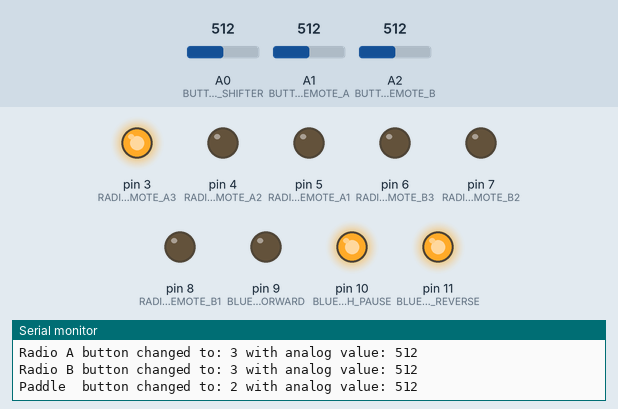
Recording of a sketch running on a simulated Arduino Uno, built with avr-gcc and run on an emulated ATmega328P. Parts: output pins drawn as LEDs (lit = HIGH), the last lines printed to the serial monitor. Inputs (shaded band) come from the test bench; at power-on: A0 (BUTTON_PADDLE_SHIFTER) = 512, A1 (BUTTON_RADIO_REMOTE_A) = 512, A2 (BUTTON_RADIO_REMOTE_B) = 512.

Above: at 1.2 s.
1.3 s: A0 (BUTTON_PADDLE_SHIFTER) set to 632
2.8 s: A0 (BUTTON_PADDLE_SHIFTER) set to 664
At 4.0 s:
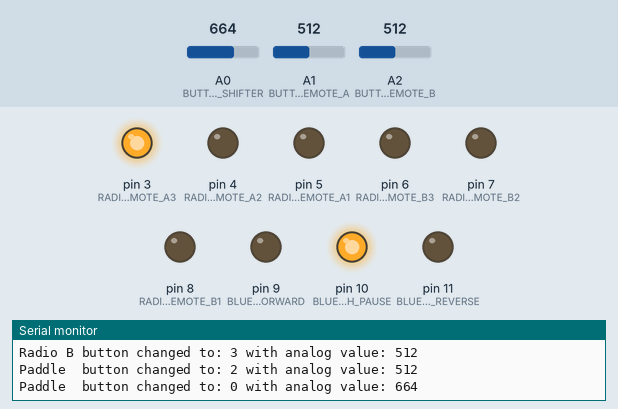
4.3 s: A1 (BUTTON_RADIO_REMOTE_A) set to 643
5.8 s: A1 (BUTTON_RADIO_REMOTE_A) set to 663
At 6.4 s:
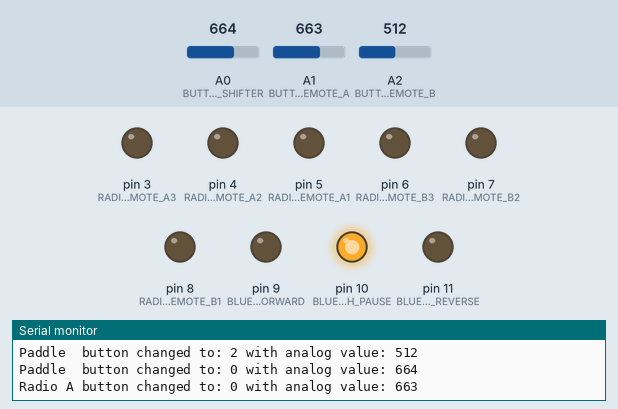
7.3 s: A2 (BUTTON_RADIO_REMOTE_B) set to 639
8.8 s: A2 (BUTTON_RADIO_REMOTE_B) set to 672
At 9.9 s:
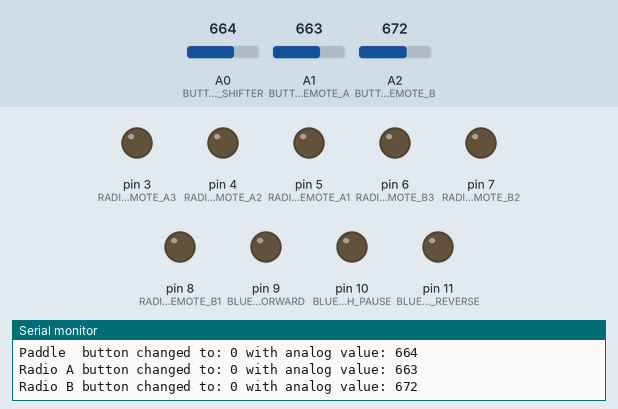
Timing chart, 0 to 11.3 s (numbered marks = the images above; inputs shaded):
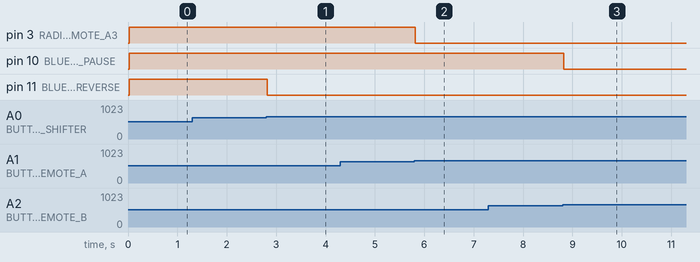

The sketch:

alfaromeo_stereo_bluetooth_controls.ino
```cpp
#define DEBUG  // Comment this line to disable debug prints

// Output pins

const int RADIO_REMOTE_A1 = 5; // = Volume down
const int RADIO_REMOTE_A2 = 4; // = Volume up
const int RADIO_REMOTE_A3 = 3; // = Mute

const int RADIO_REMOTE_B1 = 8; // = Channel down
const int RADIO_REMOTE_B2 = 7; // = Channel up
const int RADIO_REMOTE_B3 = 6; // = Source

const int BLUETOOTH_FORWARD = 9;
const int BLUETOOTH_PAUSE   = 10;
const int BLUETOOTH_REVERSE = 11;

// Input pins

const int BUTTON_RADIO_REMOTE_A = A1;
const int BUTTON_RADIO_REMOTE_B = A2;
const int BUTTON_PADDLE_SHIFTER = A0;

// Expected ADC values for the buttons:

const int BUTTON1_ADC = 64;
const int BUTTON2_ADC = 147;
const int BUTTON3_ADC = 286;

// Expected ADC values for the paddles:

const int PADDLE_ADC_PLUS  = 254;
const int PADDLE_ADC_MINUS = 512;
const int PADDLE_ADC_NONE  = 780;

// Timing:

const unsigned long DEBOUNCE_DELAY = 20; // debounce delay
const unsigned long BLUETOOTH_PRESS_TIME = 100; // min time to press bluetooth buttons


#ifdef DEBUG
  #define DEBUG_PRINT(x) Serial.print(x)
  #define DEBUG_PRINTLN(x) Serial.println(x)
#else
  #define DEBUG_PRINT(x)
  #define DEBUG_PRINTLN(x)
#endif


// Input analog values
int button_radio_remote_a_value = 0;
int button_radio_remote_b_value = 0;
int button_paddle_shifter_value = 0;

// Button readings
int radio_a_reading = 0;
int radio_b_reading = 0;
int paddle_reading = 0;

// Button states
int radio_a_button = 0;
int radio_b_button = 0;
int paddle_button = 0;

// Previous states for debounce
int previous_radio_a_button = 0;
int previous_radio_b_button = 0;
int previous_paddle_button  = 0;

// Debounce timing
unsigned long last_debounce_time_radio_a = 0;
unsigned long last_debounce_time_radio_b = 0;
unsigned long last_debounce_time_paddle  = 0;

// Button timing
unsigned long bluetooth_last_pressed = 0;

// Output states
int radio_remote_a1_state = LOW;
int radio_remote_a2_state = LOW;
int radio_remote_a3_state = LOW;

int radio_remote_b1_state = LOW;
int radio_remote_b2_state = LOW;
int radio_remote_b3_state = LOW;

int bluetooth_forward_state = LOW;
int bluetooth_pause_state   = LOW;
int bluetooth_reverse_state = LOW;


// Dynamically calculated thresholds
const int THRESHOLD_BUTTON_1   = (BUTTON1_ADC + 0) / 2;
const int THRESHOLD_BUTTON_1_2 = (BUTTON1_ADC + BUTTON2_ADC) / 2;
const int THRESHOLD_BUTTON_2_3 = (BUTTON2_ADC + BUTTON3_ADC) / 2;
const int THRESHOLD_BUTTON_3   = (BUTTON3_ADC + 1023) / 2;

const int THRESHOLD_PADDLE_PLUS       = (PADDLE_ADC_PLUS + 0) / 2;
const int THRESHOLD_PADDLE_PLUS_MINUS = (PADDLE_ADC_PLUS + PADDLE_ADC_MINUS) / 2;
const int THRESHOLD_PADDLE_MINUS_NONE = (PADDLE_ADC_MINUS + PADDLE_ADC_NONE) / 2;

// Function to detect button based on analog value
int detectButton(int adc_value) {
  if (adc_value >= THRESHOLD_BUTTON_3) return 0;        // No button pressed
  else if (adc_value < THRESHOLD_BUTTON_1) return 0;    // The wire is shorted to ground
  else if (adc_value < THRESHOLD_BUTTON_1_2) return 1;  // Closest to button 1
  else if (adc_value < THRESHOLD_BUTTON_2_3) return 2;  // Between button 1 and 3
  else return 3;                                        // Closest to button 3
}

// Paddle detection function
int detectPaddle(int adc_value) {
  if (adc_value < THRESHOLD_PADDLE_PLUS) return 0;             // The wire is shorted to ground
  else if (adc_value < THRESHOLD_PADDLE_PLUS_MINUS) return 1;  // Plus
  else if (adc_value < THRESHOLD_PADDLE_MINUS_NONE) return 2;  // Minus
  else return 0;                                               // No press
}


void setup() {

  // Begin serial if debug is enabled
#ifdef DEBUG
  Serial.begin(115200);
#endif

  // Output pins
  pinMode(RADIO_REMOTE_A1, OUTPUT);
  pinMode(RADIO_REMOTE_A2, OUTPUT);
  pinMode(RADIO_REMOTE_A3, OUTPUT);

  pinMode(RADIO_REMOTE_B1, OUTPUT);
  pinMode(RADIO_REMOTE_B2, OUTPUT);
  pinMode(RADIO_REMOTE_B3, OUTPUT);

  pinMode(BLUETOOTH_FORWARD, OUTPUT);
  pinMode(BLUETOOTH_PAUSE, OUTPUT);
  pinMode(BLUETOOTH_REVERSE, OUTPUT);

  // Input pins
  pinMode(BUTTON_RADIO_REMOTE_A, INPUT);
  pinMode(BUTTON_RADIO_REMOTE_B, INPUT);
  pinMode(BUTTON_PADDLE_SHIFTER, INPUT);

}

void loop() {

  // Read inputs
  button_radio_remote_a_value = analogRead(BUTTON_RADIO_REMOTE_A);
  button_radio_remote_b_value = analogRead(BUTTON_RADIO_REMOTE_B);
  button_paddle_shifter_value = analogRead(BUTTON_PADDLE_SHIFTER);

  // Detect button presses
  radio_a_reading = detectButton(button_radio_remote_a_value);
  radio_b_reading = detectButton(button_radio_remote_b_value);
  paddle_reading  = detectPaddle(button_paddle_shifter_value);

  // --- Radio A ---
  if (radio_a_reading != previous_radio_a_button) {
    // Reset debounce timer if value has changed
    last_debounce_time_radio_a = millis();
  }
  if (millis() - last_debounce_time_radio_a > DEBOUNCE_DELAY && radio_a_reading != radio_a_button) {
    radio_a_button = radio_a_reading;

    // If the debounce delay has been passed, change the value
    DEBUG_PRINT("Radio A button changed to: ");
    DEBUG_PRINT(radio_a_button);
    DEBUG_PRINT(" with analog value: ");
    DEBUG_PRINTLN(button_radio_remote_a_value);

    switch (radio_a_button) {
      case 1: // Volume up
        radio_remote_a1_state = HIGH;
        radio_remote_a2_state = LOW;
        radio_remote_a3_state = LOW;
        break;
      case 2: // Volume down
        radio_remote_a1_state = LOW;
        radio_remote_a2_state = HIGH;
        radio_remote_a3_state = LOW;
        break;
      case 3: // Mute
        radio_remote_a1_state = LOW;
        radio_remote_a2_state = LOW;
        radio_remote_a3_state = HIGH;
        break;
      case 0: // Released
        radio_remote_a1_state = LOW;
        radio_remote_a2_state = LOW;
        radio_remote_a3_state = LOW;
        break;
    }
  }
  // Set the last button state for next cycle
  previous_radio_a_button = radio_a_reading;

  // --- Radio B ---
  // Works same as above
  if (radio_b_reading != previous_radio_b_button) {
    last_debounce_time_radio_b = millis();
  }
  if (millis() - last_debounce_time_radio_b > DEBOUNCE_DELAY && radio_b_reading != radio_b_button) {
    radio_b_button = radio_b_reading;

    DEBUG_PRINT("Radio B button changed to: ");
    DEBUG_PRINT(radio_b_button);
    DEBUG_PRINT(" with analog value: ");
    DEBUG_PRINTLN(button_radio_remote_b_value);

    switch (radio_b_button) {
      case 1: // Channel up
        radio_remote_b1_state = HIGH;
        radio_remote_b2_state = LOW;
        bluetooth_pause_state = LOW;
        break;
      case 2: // Channel down
        radio_remote_b1_state = LOW;
        radio_remote_b2_state = HIGH;
        bluetooth_pause_state = LOW;
        break;
      case 3: // Source
        radio_remote_b1_state = LOW;
        radio_remote_b2_state = LOW;
        bluetooth_pause_state = HIGH;
        bluetooth_last_pressed = millis();
        break;
      case 0: // Released
        radio_remote_b1_state = LOW;
        radio_remote_b2_state = LOW;
        bluetooth_pause_state = LOW;
        break;
    }
  }
  previous_radio_b_button = radio_b_reading;

  // --- Paddle Shifter ---
  // Works same as above
  if (paddle_reading != previous_paddle_button) {
    last_debounce_time_paddle = millis();
  }
  if (millis() - last_debounce_time_paddle > DEBOUNCE_DELAY && paddle_reading != paddle_button) {
    paddle_button = paddle_reading;

    DEBUG_PRINT("Paddle  button changed to: ");
    DEBUG_PRINT(paddle_button);
    DEBUG_PRINT(" with analog value: ");
    DEBUG_PRINTLN(button_paddle_shifter_value);

    switch (paddle_button) {
      case 1: // Paddle +
        bluetooth_forward_state = HIGH;
        bluetooth_reverse_state = LOW;
        bluetooth_last_pressed = millis();
        break;
      case 2: // Paddle -
        bluetooth_forward_state = LOW;
        bluetooth_reverse_state = HIGH;
        bluetooth_last_pressed = millis();
        break;
      case 0: // Released
        bluetooth_forward_state = LOW;
        bluetooth_reverse_state = LOW;
        break;
    }
  }
  previous_paddle_button = paddle_reading;

  // Write output values:
  digitalWrite(RADIO_REMOTE_A1, radio_remote_a1_state);
  digitalWrite(RADIO_REMOTE_A2, radio_remote_a2_state);
  digitalWrite(RADIO_REMOTE_A3, radio_remote_a3_state);

  digitalWrite(RADIO_REMOTE_B1, radio_remote_b1_state);
  digitalWrite(RADIO_REMOTE_B2, radio_remote_b2_state);
  digitalWrite(RADIO_REMOTE_B3, radio_remote_b3_state);

  // Extend bluetooth box presses
  if (millis() > bluetooth_last_pressed + BLUETOOTH_PRESS_TIME &&
  (bluetooth_reverse_state == LOW || bluetooth_pause_state == LOW || bluetooth_forward_state == LOW) ||
  (bluetooth_reverse_state == HIGH || bluetooth_pause_state == HIGH || bluetooth_forward_state == HIGH)) {
    digitalWrite(BLUETOOTH_FORWARD, bluetooth_forward_state);
    digitalWrite(BLUETOOTH_PAUSE, bluetooth_pause_state);
    digitalWrite(BLUETOOTH_REVERSE, bluetooth_reverse_state);
  }

}
```

Measured:
- the behaviour switches between 645 and 646 on A0 (BUTTON_PADDLE_SHIFTER) (found by bisection; images 0 and 1)
- the behaviour switches between 653 and 654 on A1 (BUTTON_RADIO_REMOTE_A) (found by bisection; images 1 and 2)
- the behaviour switches between 653 and 654 on A2 (BUTTON_RADIO_REMOTE_B) (found by bisection; images 2 and 3)
- after the input at 1.3 s, every drawn part: stays the same
- after the input at 2.8 s, pin 11 (BLUETOOTH_REVERSE): HIGH → LOW at once
- after the input at 4.3 s, every drawn part: stays the same
- after the input at 5.8 s, pin 3 (RADIO_REMOTE_A3): HIGH → LOW at once
- after the input at 7.3 s, every drawn part: stays the same
- after the input at 8.8 s, pin 10 (BLUETOOTH_PAUSE): HIGH → LOW at once
